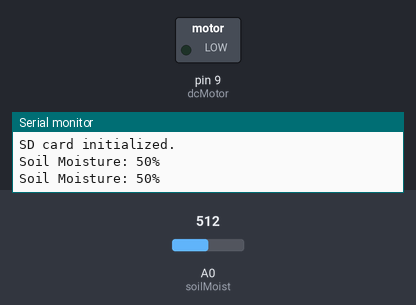
Bench run of a sketch on a simulated Arduino Uno, built with avr-gcc and run on an emulated ATmega328P. Parts: switched loads named in the sketch (green lamp = pin HIGH), the last lines printed to the serial monitor. The test bench sets the inputs (shaded band); at power-on: A0 (soilMoist) = 512. Storage starts empty.

Above: at 1.8 s.
1.9 s: A0 (soilMoist) set to 497
At 3.2 s:
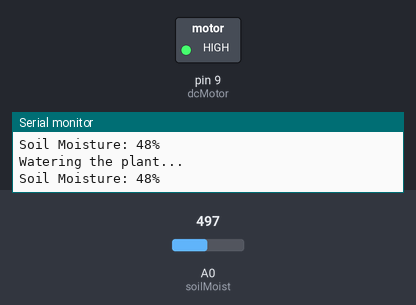
3.5 s: A0 (soilMoist) set to 716
At 4.4 s:
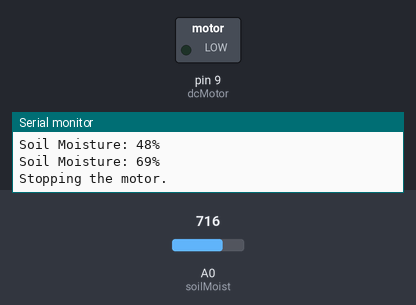
5.5 s: A0 (soilMoist) set to 511
At 6.7 s:
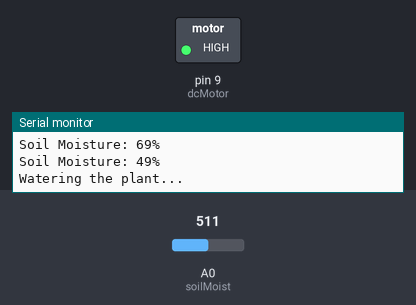
7.6 s: A0 (soilMoist) set to 900
At 9.1 s:
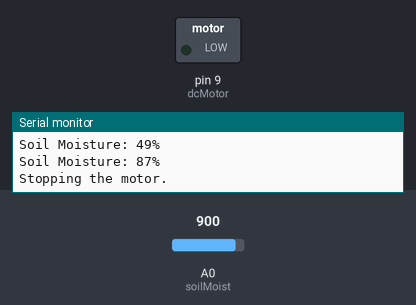
Timing chart, 0 to 10.6 s (numbered marks = the images above; inputs shaded):
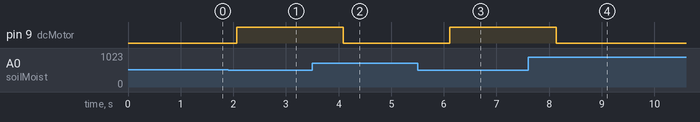

Measured:
- the behaviour switches between 512 and 511 on A0 (soilMoist) (found by bisection; images 0 and 1)
- after the input at 1.9 s, pin 9 (dcMotor): LOW → HIGH after 0.17 s
- after the input at 3.5 s, pin 9 (dcMotor): HIGH → LOW after 0.59 s
- after the input at 5.5 s, pin 9 (dcMotor): LOW → HIGH after 0.61 s
- after the input at 7.6 s, pin 9 (dcMotor): HIGH → LOW after 0.54 s

The sketch:

codeSDmain.ino
```cpp
#include <SD.h> // Include the SD card library

// Define the analog input pin for the soil moisture sensor
const int soilMoist = A0;

// Define the digital output pin for the water pump motor
const int dcMotor = 9;

// Define the minimum moisture level at which the plant needs to be watered
const int minMoist = 50;

// Boolean variable to track whether the water pump is currently running or not
bool waterPump = false;

// File to store data on the SD card
File dataFile;

// Setup function runs once when the Arduino starts
void setup()
{
    // Set the soil moisture pin as an input
    pinMode(soilMoist, INPUT);

    // Set the water pump motor pin as an output and turn it off initially
    pinMode(dcMotor, OUTPUT);
    digitalWrite(dcMotor, LOW);

    // Initialize serial communication at 9600 baud rate
    Serial.begin(9600);

    // Initialize the SD card
    if (SD.begin())
    {
        Serial.println("SD card initialized.");
    }
    else
    {
        Serial.println("SD card initialization failed!");
    }

    // Open the data file in write mode
    dataFile = SD.open("data_log.csv", FILE_WRITE);

    // Write the header to the CSV file
    dataFile.println("Timestamp,Soil Moisture (%)");
    dataFile.close();
}

// Loop function runs repeatedly after setup
void loop()
{
    // Read the analog value from the soil moisture sensor
    int soilMoisture = analogRead(soilMoist);

    // Map the analog value to a percentage representing soil moisture
    int moisturePercentage = map(soilMoisture, 0, 1023, 0, 100);

    // Print the current soil moisture percentage to the serial monitor
    Serial.print("Soil Moisture: ");
    Serial.print(moisturePercentage);
    Serial.println("%");

    // Log data to the SD card
    logData(moisturePercentage);

    // Check if the moisture level is below the minimum threshold and the water pump is not already running
    if (moisturePercentage < minMoist && !waterPump)
    {
        // Turn on the water pump
        digitalWrite(dcMotor, HIGH);
        Serial.println("Watering the plant...");
        waterPump = true;
    }
    // Check if the moisture level is equal to or above the minimum threshold and the water pump is currently running
    else if (moisturePercentage >= minMoist && waterPump)
    {
        // Turn off the water pump
        digitalWrite(dcMotor, LOW);
        Serial.println("Stopping the motor.");
        waterPump = false;
    }

    // Add a delay of 1000 milliseconds (1 second) before looping again
    delay(1000);
}

// Function to log data to the CSV file
void logData(int moisture)
{
    // Get the current timestamp
    unsigned long currentTime = millis();

    // Open the data file in append mode
    dataFile = SD.open("data_log.csv", FILE_WRITE);

    // Log data if the file is available and opened
    if (dataFile)
    {
        // Write timestamp and moisture data to the file
        dataFile.print(currentTime);
        dataFile.print(",");
        dataFile.println(moisture);

        // Close the file
        dataFile.close();
    }
    else
    {
        Serial.println("Error opening data file.");
    }
}
```
